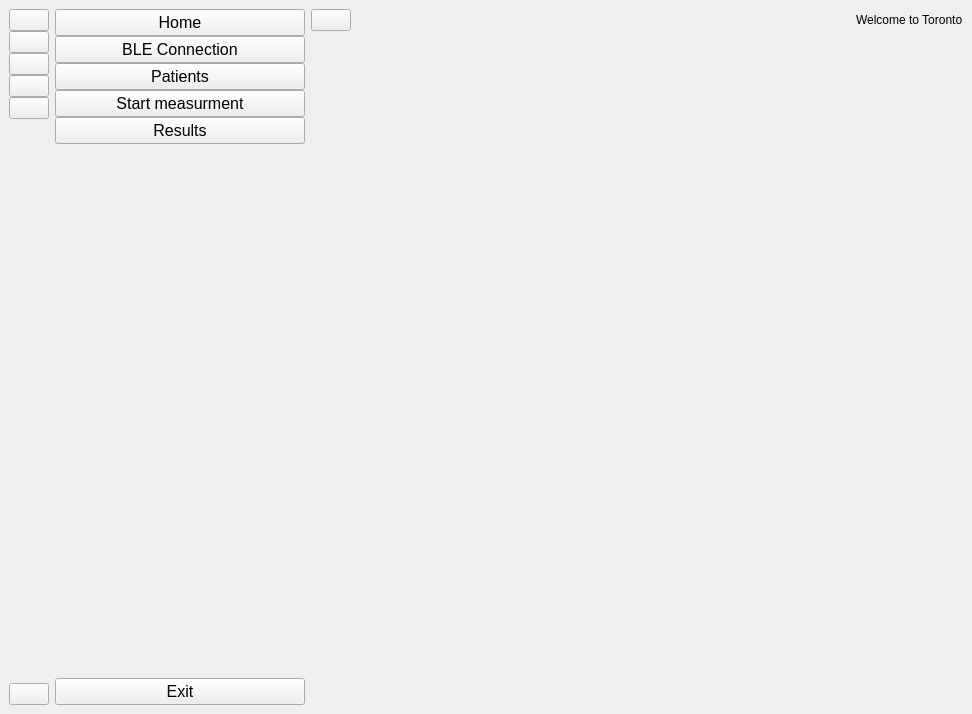
<?xml version="1.0" encoding="UTF-8"?>
<ui version="4.0">
 <class>MainWindow</class>
 <widget class="QMainWindow" name="MainWindow">
  <property name="geometry">
   <rect>
    <x>0</x>
    <y>0</y>
    <width>972</width>
    <height>714</height>
   </rect>
  </property>
  <property name="windowTitle">
   <string>MainWindow</string>
  </property>
  <widget class="QWidget" name="centralwidget">
   <layout class="QGridLayout" name="gridLayout">
    <item row="0" column="0">
     <widget class="QWidget" name="menu_icons_only" native="true">
      <layout class="QVBoxLayout" name="verticalLayout_2">
       <property name="spacing">
        <number>0</number>
       </property>
       <property name="leftMargin">
        <number>0</number>
       </property>
       <property name="topMargin">
        <number>0</number>
       </property>
       <property name="rightMargin">
        <number>0</number>
       </property>
       <property name="bottomMargin">
        <number>0</number>
       </property>
       <item>
        <layout class="QVBoxLayout" name="verticalLayout">
         <property name="spacing">
          <number>0</number>
         </property>
         <item>
          <widget class="QPushButton" name="btn_home_1">
           <property name="text">
            <string/>
           </property>
           <property name="icon">
            <iconset resource="../../images/resources.qrc">
             <normaloff>:/icons/icons/icons8-home-100.png</normaloff>:/icons/icons/icons8-home-100.png</iconset>
           </property>
           <property name="iconSize">
            <size>
             <width>50</width>
             <height>50</height>
            </size>
           </property>
           <property name="checkable">
            <bool>true</bool>
           </property>
           <property name="autoExclusive">
            <bool>true</bool>
           </property>
          </widget>
         </item>
         <item>
          <widget class="QPushButton" name="btn_ble_1">
           <property name="text">
            <string/>
           </property>
           <property name="icon">
            <iconset resource="../../images/resources.qrc">
             <normaloff>:/icons/icons/icons8-bluetooth-100.png</normaloff>:/icons/icons/icons8-bluetooth-100.png</iconset>
           </property>
           <property name="iconSize">
            <size>
             <width>50</width>
             <height>50</height>
            </size>
           </property>
           <property name="checkable">
            <bool>true</bool>
           </property>
           <property name="autoExclusive">
            <bool>true</bool>
           </property>
          </widget>
         </item>
         <item>
          <widget class="QPushButton" name="btn_patient_1">
           <property name="text">
            <string/>
           </property>
           <property name="icon">
            <iconset resource="../../images/resources.qrc">
             <normaloff>:/icons/icons/icons8-human-100.png</normaloff>:/icons/icons/icons8-human-100.png</iconset>
           </property>
           <property name="iconSize">
            <size>
             <width>50</width>
             <height>50</height>
            </size>
           </property>
           <property name="checkable">
            <bool>true</bool>
           </property>
           <property name="autoExclusive">
            <bool>true</bool>
           </property>
          </widget>
         </item>
         <item>
          <widget class="QPushButton" name="btn_start_1">
           <property name="text">
            <string/>
           </property>
           <property name="icon">
            <iconset resource="../../images/resources.qrc">
             <normaloff>:/icons/icons/icons8-start-100.png</normaloff>:/icons/icons/icons8-start-100.png</iconset>
           </property>
           <property name="iconSize">
            <size>
             <width>50</width>
             <height>50</height>
            </size>
           </property>
           <property name="checkable">
            <bool>true</bool>
           </property>
           <property name="autoExclusive">
            <bool>true</bool>
           </property>
          </widget>
         </item>
         <item>
          <widget class="QPushButton" name="btn_results_1">
           <property name="text">
            <string/>
           </property>
           <property name="icon">
            <iconset resource="../../images/resources.qrc">
             <normaloff>:/icons/icons/icons8-result-100.png</normaloff>:/icons/icons/icons8-result-100.png</iconset>
           </property>
           <property name="iconSize">
            <size>
             <width>50</width>
             <height>50</height>
            </size>
           </property>
           <property name="checkable">
            <bool>true</bool>
           </property>
           <property name="autoExclusive">
            <bool>true</bool>
           </property>
          </widget>
         </item>
        </layout>
       </item>
       <item>
        <spacer name="verticalSpacer">
         <property name="orientation">
          <enum>Qt::Vertical</enum>
         </property>
         <property name="sizeHint" stdset="0">
          <size>
           <width>20</width>
           <height>513</height>
          </size>
         </property>
        </spacer>
       </item>
       <item>
        <widget class="QPushButton" name="btn_exit_1">
         <property name="text">
          <string/>
         </property>
         <property name="icon">
          <iconset resource="../../images/resources.qrc">
           <normaloff>:/icons/icons/icons8-close-120.png</normaloff>:/icons/icons/icons8-close-120.png</iconset>
         </property>
         <property name="iconSize">
          <size>
           <width>50</width>
           <height>50</height>
          </size>
         </property>
         <property name="checkable">
          <bool>true</bool>
         </property>
         <property name="autoExclusive">
          <bool>true</bool>
         </property>
        </widget>
       </item>
      </layout>
     </widget>
    </item>
    <item row="0" column="1">
     <widget class="QWidget" name="menu_full" native="true">
      <property name="minimumSize">
       <size>
        <width>250</width>
        <height>0</height>
       </size>
      </property>
      <layout class="QVBoxLayout" name="verticalLayout_4">
       <property name="spacing">
        <number>0</number>
       </property>
       <property name="leftMargin">
        <number>0</number>
       </property>
       <property name="topMargin">
        <number>0</number>
       </property>
       <property name="rightMargin">
        <number>0</number>
       </property>
       <property name="bottomMargin">
        <number>0</number>
       </property>
       <item>
        <layout class="QVBoxLayout" name="verticalLayout_3">
         <property name="spacing">
          <number>0</number>
         </property>
         <item>
          <widget class="QPushButton" name="btn_home_2">
           <property name="font">
            <font>
             <pointsize>12</pointsize>
            </font>
           </property>
           <property name="layoutDirection">
            <enum>Qt::LeftToRight</enum>
           </property>
           <property name="text">
            <string>Home</string>
           </property>
           <property name="icon">
            <iconset resource="../../images/resources.qrc">
             <normaloff>:/icons/icons/icons8-home-100.png</normaloff>:/icons/icons/icons8-home-100.png</iconset>
           </property>
           <property name="iconSize">
            <size>
             <width>50</width>
             <height>50</height>
            </size>
           </property>
           <property name="checkable">
            <bool>true</bool>
           </property>
           <property name="autoExclusive">
            <bool>true</bool>
           </property>
          </widget>
         </item>
         <item>
          <widget class="QPushButton" name="btn_ble_2">
           <property name="font">
            <font>
             <pointsize>12</pointsize>
            </font>
           </property>
           <property name="layoutDirection">
            <enum>Qt::LeftToRight</enum>
           </property>
           <property name="text">
            <string>BLE Connection</string>
           </property>
           <property name="icon">
            <iconset resource="../../images/resources.qrc">
             <normaloff>:/icons/icons/icons8-bluetooth-100.png</normaloff>:/icons/icons/icons8-bluetooth-100.png</iconset>
           </property>
           <property name="iconSize">
            <size>
             <width>50</width>
             <height>50</height>
            </size>
           </property>
           <property name="checkable">
            <bool>true</bool>
           </property>
           <property name="autoExclusive">
            <bool>true</bool>
           </property>
          </widget>
         </item>
         <item>
          <widget class="QPushButton" name="btn_patient_2">
           <property name="font">
            <font>
             <pointsize>12</pointsize>
            </font>
           </property>
           <property name="layoutDirection">
            <enum>Qt::LeftToRight</enum>
           </property>
           <property name="text">
            <string>Patients</string>
           </property>
           <property name="icon">
            <iconset resource="../../images/resources.qrc">
             <normaloff>:/icons/icons/icons8-human-100.png</normaloff>:/icons/icons/icons8-human-100.png</iconset>
           </property>
           <property name="iconSize">
            <size>
             <width>50</width>
             <height>50</height>
            </size>
           </property>
           <property name="checkable">
            <bool>true</bool>
           </property>
           <property name="autoExclusive">
            <bool>true</bool>
           </property>
          </widget>
         </item>
         <item>
          <widget class="QPushButton" name="btn_start_2">
           <property name="font">
            <font>
             <pointsize>12</pointsize>
            </font>
           </property>
           <property name="layoutDirection">
            <enum>Qt::LeftToRight</enum>
           </property>
           <property name="text">
            <string>Start measurment</string>
           </property>
           <property name="icon">
            <iconset resource="../../images/resources.qrc">
             <normaloff>:/icons/icons/icons8-start-100.png</normaloff>:/icons/icons/icons8-start-100.png</iconset>
           </property>
           <property name="iconSize">
            <size>
             <width>50</width>
             <height>50</height>
            </size>
           </property>
           <property name="checkable">
            <bool>true</bool>
           </property>
           <property name="autoExclusive">
            <bool>true</bool>
           </property>
          </widget>
         </item>
         <item>
          <widget class="QPushButton" name="btn_results_2">
           <property name="font">
            <font>
             <pointsize>12</pointsize>
            </font>
           </property>
           <property name="layoutDirection">
            <enum>Qt::LeftToRight</enum>
           </property>
           <property name="text">
            <string>Results</string>
           </property>
           <property name="icon">
            <iconset resource="../../images/resources.qrc">
             <normaloff>:/icons/icons/icons8-result-100.png</normaloff>:/icons/icons/icons8-result-100.png</iconset>
           </property>
           <property name="iconSize">
            <size>
             <width>50</width>
             <height>50</height>
            </size>
           </property>
           <property name="checkable">
            <bool>true</bool>
           </property>
           <property name="autoExclusive">
            <bool>true</bool>
           </property>
          </widget>
         </item>
        </layout>
       </item>
       <item>
        <spacer name="verticalSpacer_2">
         <property name="orientation">
          <enum>Qt::Vertical</enum>
         </property>
         <property name="sizeHint" stdset="0">
          <size>
           <width>20</width>
           <height>513</height>
          </size>
         </property>
        </spacer>
       </item>
       <item>
        <widget class="QPushButton" name="btn_exit_2">
         <property name="font">
          <font>
           <pointsize>12</pointsize>
          </font>
         </property>
         <property name="layoutDirection">
          <enum>Qt::LeftToRight</enum>
         </property>
         <property name="text">
          <string>Exit</string>
         </property>
         <property name="icon">
          <iconset resource="../../images/resources.qrc">
           <normaloff>:/icons/icons/icons8-close-120.png</normaloff>:/icons/icons/icons8-close-120.png</iconset>
         </property>
         <property name="iconSize">
          <size>
           <width>50</width>
           <height>50</height>
          </size>
         </property>
         <property name="checkable">
          <bool>true</bool>
         </property>
         <property name="autoExclusive">
          <bool>true</bool>
         </property>
        </widget>
       </item>
      </layout>
     </widget>
    </item>
    <item row="0" column="2">
     <widget class="QWidget" name="main_screen" native="true">
      <layout class="QVBoxLayout" name="verticalLayout_5">
       <property name="spacing">
        <number>0</number>
       </property>
       <property name="leftMargin">
        <number>0</number>
       </property>
       <property name="topMargin">
        <number>0</number>
       </property>
       <property name="rightMargin">
        <number>0</number>
       </property>
       <property name="bottomMargin">
        <number>0</number>
       </property>
       <item>
        <widget class="QWidget" name="status_bar" native="true">
         <layout class="QHBoxLayout" name="horizontalLayout">
          <property name="spacing">
           <number>0</number>
          </property>
          <property name="leftMargin">
           <number>0</number>
          </property>
          <property name="topMargin">
           <number>0</number>
          </property>
          <property name="rightMargin">
           <number>0</number>
          </property>
          <property name="bottomMargin">
           <number>0</number>
          </property>
          <item>
           <widget class="QPushButton" name="btn_menu">
            <property name="text">
             <string/>
            </property>
            <property name="icon">
             <iconset resource="../../images/resources.qrc">
              <normaloff>:/icons/icons/icons8-menu-100.png</normaloff>:/icons/icons/icons8-menu-100.png</iconset>
            </property>
            <property name="iconSize">
             <size>
              <width>25</width>
              <height>25</height>
             </size>
            </property>
            <property name="checkable">
             <bool>true</bool>
            </property>
           </widget>
          </item>
          <item>
           <spacer name="horizontalSpacer">
            <property name="orientation">
             <enum>Qt::Horizontal</enum>
            </property>
            <property name="sizeHint" stdset="0">
             <size>
              <width>609</width>
              <height>20</height>
             </size>
            </property>
           </spacer>
          </item>
          <item>
           <widget class="QLabel" name="label">
            <property name="text">
             <string>Welcome to Toronto</string>
            </property>
           </widget>
          </item>
         </layout>
        </widget>
       </item>
       <item>
        <widget class="QStackedWidget" name="stackedWidget">
         <property name="currentIndex">
          <number>-1</number>
         </property>
        </widget>
       </item>
      </layout>
     </widget>
    </item>
   </layout>
  </widget>
 </widget>
 <resources>
  <include location="../../images/resources.qrc"/>
 </resources>
 <connections>
  <connection>
   <sender>btn_menu</sender>
   <signal>toggled(bool)</signal>
   <receiver>menu_icons_only</receiver>
   <slot>setVisible(bool)</slot>
   <hints>
    <hint type="sourcelabel">
     <x>206</x>
     <y>34</y>
    </hint>
    <hint type="destinationlabel">
     <x>45</x>
     <y>330</y>
    </hint>
   </hints>
  </connection>
  <connection>
   <sender>btn_menu</sender>
   <signal>toggled(bool)</signal>
   <receiver>menu_full</receiver>
   <slot>setHidden(bool)</slot>
   <hints>
    <hint type="sourcelabel">
     <x>224</x>
     <y>31</y>
    </hint>
    <hint type="destinationlabel">
     <x>191</x>
     <y>181</y>
    </hint>
   </hints>
  </connection>
  <connection>
   <sender>btn_home_1</sender>
   <signal>toggled(bool)</signal>
   <receiver>btn_home_2</receiver>
   <slot>setChecked(bool)</slot>
   <hints>
    <hint type="sourcelabel">
     <x>35</x>
     <y>27</y>
    </hint>
    <hint type="destinationlabel">
     <x>82</x>
     <y>28</y>
    </hint>
   </hints>
  </connection>
  <connection>
   <sender>btn_home_2</sender>
   <signal>toggled(bool)</signal>
   <receiver>btn_home_1</receiver>
   <slot>setChecked(bool)</slot>
   <hints>
    <hint type="sourcelabel">
     <x>173</x>
     <y>25</y>
    </hint>
    <hint type="destinationlabel">
     <x>35</x>
     <y>23</y>
    </hint>
   </hints>
  </connection>
  <connection>
   <sender>btn_ble_1</sender>
   <signal>toggled(bool)</signal>
   <receiver>btn_ble_2</receiver>
   <slot>setChecked(bool)</slot>
   <hints>
    <hint type="sourcelabel">
     <x>36</x>
     <y>58</y>
    </hint>
    <hint type="destinationlabel">
     <x>80</x>
     <y>55</y>
    </hint>
   </hints>
  </connection>
  <connection>
   <sender>btn_ble_2</sender>
   <signal>toggled(bool)</signal>
   <receiver>btn_ble_1</receiver>
   <slot>setChecked(bool)</slot>
   <hints>
    <hint type="sourcelabel">
     <x>168</x>
     <y>55</y>
    </hint>
    <hint type="destinationlabel">
     <x>29</x>
     <y>60</y>
    </hint>
   </hints>
  </connection>
  <connection>
   <sender>btn_patient_1</sender>
   <signal>toggled(bool)</signal>
   <receiver>btn_patient_2</receiver>
   <slot>setChecked(bool)</slot>
   <hints>
    <hint type="sourcelabel">
     <x>26</x>
     <y>86</y>
    </hint>
    <hint type="destinationlabel">
     <x>77</x>
     <y>86</y>
    </hint>
   </hints>
  </connection>
  <connection>
   <sender>btn_patient_2</sender>
   <signal>toggled(bool)</signal>
   <receiver>btn_patient_1</receiver>
   <slot>setChecked(bool)</slot>
   <hints>
    <hint type="sourcelabel">
     <x>175</x>
     <y>86</y>
    </hint>
    <hint type="destinationlabel">
     <x>22</x>
     <y>83</y>
    </hint>
   </hints>
  </connection>
  <connection>
   <sender>btn_start_1</sender>
   <signal>toggled(bool)</signal>
   <receiver>btn_start_2</receiver>
   <slot>setChecked(bool)</slot>
   <hints>
    <hint type="sourcelabel">
     <x>15</x>
     <y>110</y>
    </hint>
    <hint type="destinationlabel">
     <x>73</x>
     <y>109</y>
    </hint>
   </hints>
  </connection>
  <connection>
   <sender>btn_start_2</sender>
   <signal>toggled(bool)</signal>
   <receiver>btn_start_1</receiver>
   <slot>setChecked(bool)</slot>
   <hints>
    <hint type="sourcelabel">
     <x>170</x>
     <y>116</y>
    </hint>
    <hint type="destinationlabel">
     <x>20</x>
     <y>113</y>
    </hint>
   </hints>
  </connection>
  <connection>
   <sender>btn_results_1</sender>
   <signal>toggled(bool)</signal>
   <receiver>btn_results_2</receiver>
   <slot>setChecked(bool)</slot>
   <hints>
    <hint type="sourcelabel">
     <x>29</x>
     <y>144</y>
    </hint>
    <hint type="destinationlabel">
     <x>90</x>
     <y>144</y>
    </hint>
   </hints>
  </connection>
  <connection>
   <sender>btn_results_2</sender>
   <signal>toggled(bool)</signal>
   <receiver>btn_results_1</receiver>
   <slot>setChecked(bool)</slot>
   <hints>
    <hint type="sourcelabel">
     <x>178</x>
     <y>146</y>
    </hint>
    <hint type="destinationlabel">
     <x>20</x>
     <y>146</y>
    </hint>
   </hints>
  </connection>
  <connection>
   <sender>btn_exit_2</sender>
   <signal>clicked()</signal>
   <receiver>MainWindow</receiver>
   <slot>close()</slot>
   <hints>
    <hint type="sourcelabel">
     <x>126</x>
     <y>683</y>
    </hint>
    <hint type="destinationlabel">
     <x>260</x>
     <y>720</y>
    </hint>
   </hints>
  </connection>
  <connection>
   <sender>btn_exit_1</sender>
   <signal>clicked()</signal>
   <receiver>MainWindow</receiver>
   <slot>close()</slot>
   <hints>
    <hint type="sourcelabel">
     <x>20</x>
     <y>693</y>
    </hint>
    <hint type="destinationlabel">
     <x>82</x>
     <y>718</y>
    </hint>
   </hints>
  </connection>
 </connections>
</ui>
